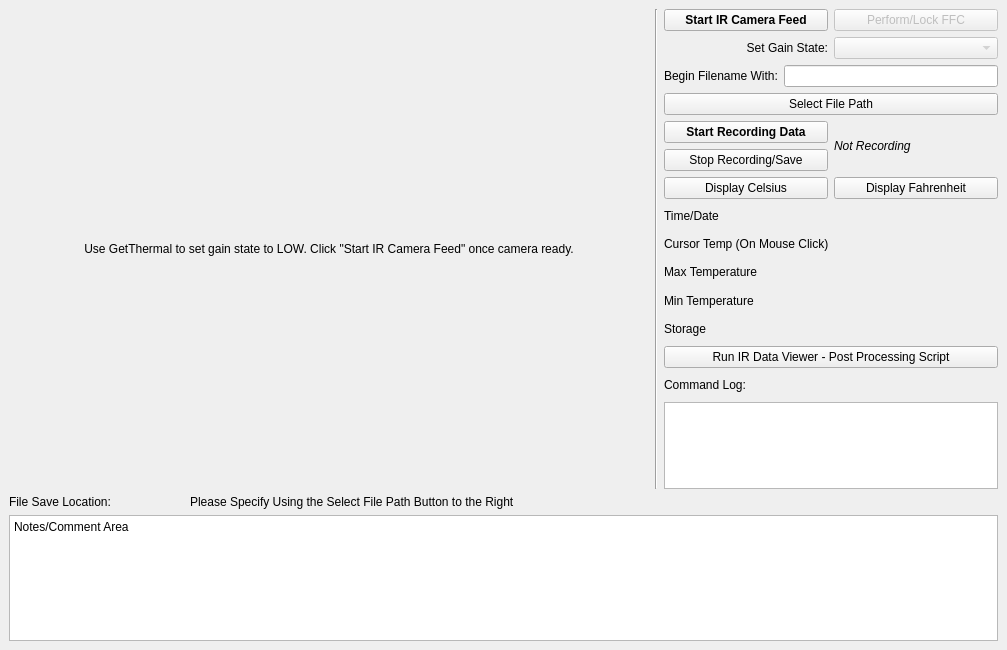
<?xml version="1.0" encoding="UTF-8"?>
<ui version="4.0">
 <class>MainWindow</class>
 <widget class="QMainWindow" name="MainWindow">
  <property name="geometry">
   <rect>
    <x>0</x>
    <y>0</y>
    <width>1007</width>
    <height>650</height>
   </rect>
  </property>
  <property name="windowTitle">
   <string>IR Data</string>
  </property>
  <widget class="QWidget" name="centralwidget">
   <layout class="QGridLayout" name="gridLayout">
    <item row="0" column="0" rowspan="2">
     <widget class="QLabel" name="displayFrame">
      <property name="sizePolicy">
       <sizepolicy hsizetype="Fixed" vsizetype="Fixed">
        <horstretch>0</horstretch>
        <verstretch>0</verstretch>
       </sizepolicy>
      </property>
      <property name="minimumSize">
       <size>
        <width>640</width>
        <height>480</height>
       </size>
      </property>
      <property name="text">
       <string>Use GetThermal to set gain state to LOW. Click &quot;Start IR Camera Feed&quot; once camera ready.</string>
      </property>
      <property name="alignment">
       <set>Qt::AlignCenter</set>
      </property>
     </widget>
    </item>
    <item row="0" column="1" rowspan="2">
     <widget class="Line" name="line">
      <property name="orientation">
       <enum>Qt::Vertical</enum>
      </property>
     </widget>
    </item>
    <item row="0" column="2">
     <layout class="QVBoxLayout" name="verticalLayout">
      <item>
       <layout class="QHBoxLayout" name="horizontalLayout_5">
        <item>
         <widget class="QPushButton" name="startStreamBut">
          <property name="font">
           <font>
            <weight>75</weight>
            <bold>true</bold>
           </font>
          </property>
          <property name="text">
           <string>Start IR Camera Feed</string>
          </property>
         </widget>
        </item>
        <item>
         <widget class="QPushButton" name="ffcBut">
          <property name="enabled">
           <bool>false</bool>
          </property>
          <property name="text">
           <string>Perform/Lock FFC</string>
          </property>
         </widget>
        </item>
       </layout>
      </item>
      <item>
       <layout class="QHBoxLayout" name="horizontalLayout_3">
        <item>
         <widget class="QLabel" name="label_2">
          <property name="text">
           <string>Set Gain State:</string>
          </property>
          <property name="alignment">
           <set>Qt::AlignRight|Qt::AlignTrailing|Qt::AlignVCenter</set>
          </property>
         </widget>
        </item>
        <item>
         <widget class="QComboBox" name="comboBox">
          <property name="enabled">
           <bool>false</bool>
          </property>
         </widget>
        </item>
       </layout>
      </item>
      <item>
       <layout class="QHBoxLayout" name="horizontalLayout_4">
        <item>
         <widget class="QLabel" name="label_3">
          <property name="text">
           <string>Begin Filename With:</string>
          </property>
         </widget>
        </item>
        <item>
         <widget class="QLineEdit" name="lineEdit">
          <property name="font">
           <font>
            <weight>75</weight>
            <bold>true</bold>
           </font>
          </property>
         </widget>
        </item>
       </layout>
      </item>
      <item>
       <widget class="QPushButton" name="filePathBut">
        <property name="text">
         <string>Select File Path</string>
        </property>
       </widget>
      </item>
      <item>
       <layout class="QHBoxLayout" name="horizontalLayout">
        <item>
         <layout class="QVBoxLayout" name="verticalLayout_2">
          <item>
           <widget class="QPushButton" name="startRec">
            <property name="font">
             <font>
              <weight>75</weight>
              <bold>true</bold>
             </font>
            </property>
            <property name="text">
             <string>Start Recording Data</string>
            </property>
           </widget>
          </item>
          <item>
           <widget class="QPushButton" name="stopRec">
            <property name="text">
             <string>Stop Recording/Save</string>
            </property>
           </widget>
          </item>
         </layout>
        </item>
        <item>
         <widget class="QLabel" name="recLabel">
          <property name="font">
           <font>
            <italic>true</italic>
           </font>
          </property>
          <property name="text">
           <string>Not Recording</string>
          </property>
         </widget>
        </item>
       </layout>
      </item>
      <item>
       <layout class="QHBoxLayout" name="horizontalLayout_2">
        <item>
         <widget class="QPushButton" name="displayC">
          <property name="text">
           <string>Display Celsius</string>
          </property>
         </widget>
        </item>
        <item>
         <widget class="QPushButton" name="displayF">
          <property name="text">
           <string>Display Fahrenheit</string>
          </property>
         </widget>
        </item>
       </layout>
      </item>
      <item>
       <widget class="QLabel" name="timeStatus">
        <property name="text">
         <string>Time/Date</string>
        </property>
       </widget>
      </item>
      <item>
       <widget class="QLabel" name="cursorTempLabel">
        <property name="text">
         <string>Cursor Temp (On Mouse Click)</string>
        </property>
       </widget>
      </item>
      <item>
       <widget class="QLabel" name="maxTempLabel">
        <property name="text">
         <string>Max Temperature</string>
        </property>
       </widget>
      </item>
      <item>
       <widget class="QLabel" name="minTempLabel">
        <property name="text">
         <string>Min Temperature</string>
        </property>
       </widget>
      </item>
      <item>
       <widget class="QLabel" name="storageLabel">
        <property name="text">
         <string>Storage</string>
        </property>
       </widget>
      </item>
      <item>
       <widget class="QPushButton" name="runPost">
        <property name="text">
         <string>Run IR Data Viewer - Post Processing Script</string>
        </property>
       </widget>
      </item>
      <item>
       <widget class="QLabel" name="label">
        <property name="text">
         <string>Command Log:</string>
        </property>
       </widget>
      </item>
     </layout>
    </item>
    <item row="1" column="2">
     <widget class="QPlainTextEdit" name="history">
      <property name="sizePolicy">
       <sizepolicy hsizetype="Expanding" vsizetype="Maximum">
        <horstretch>0</horstretch>
        <verstretch>0</verstretch>
       </sizepolicy>
      </property>
      <property name="maximumSize">
       <size>
        <width>16777215</width>
        <height>87</height>
       </size>
      </property>
     </widget>
    </item>
    <item row="2" column="0" colspan="3">
     <layout class="QVBoxLayout" name="verticalLayout_3">
      <item>
       <layout class="QHBoxLayout" name="horizontalLayout_7">
        <item>
         <widget class="QLabel" name="labelForLocation">
          <property name="sizePolicy">
           <sizepolicy hsizetype="Preferred" vsizetype="Preferred">
            <horstretch>0</horstretch>
            <verstretch>0</verstretch>
           </sizepolicy>
          </property>
          <property name="minimumSize">
           <size>
            <width>0</width>
            <height>0</height>
           </size>
          </property>
          <property name="maximumSize">
           <size>
            <width>175</width>
            <height>16777215</height>
           </size>
          </property>
          <property name="text">
           <string>File Save Location:</string>
          </property>
         </widget>
        </item>
        <item>
         <widget class="QLabel" name="filePathDisp">
          <property name="text">
           <string>Please Specify Using the Select File Path Button to the Right</string>
          </property>
         </widget>
        </item>
       </layout>
      </item>
      <item>
       <widget class="QPlainTextEdit" name="plainTextEdit">
        <property name="plainText">
         <string>Notes/Comment Area</string>
        </property>
       </widget>
      </item>
     </layout>
    </item>
   </layout>
  </widget>
 </widget>
 <resources/>
 <connections/>
</ui>
